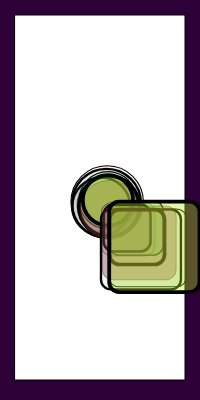
Frame 1 (no input)
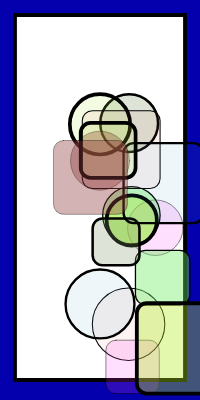
Frame 60 (no input)
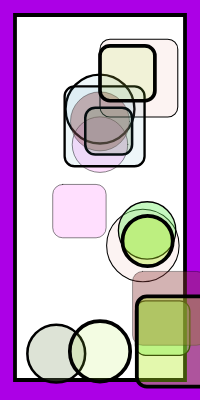
Frame 120 (the mouse pressed at the canvas centre since frame 60)

The p5.js sketch that drew these frames (run headless with seeded random() and noise() and a simulated clock; from frame 60 on, the mouse is pressed at the canvas centre):

// p5.js sketch
// ── sketch.js
let backr = 255
let backg = 255
let backb= 255
let count = 8;
let loX = new Array(count);
let loY = new Array(count);
let speedX = new Array(count);
let speedY = new Array(count);
let sizeW = new Array(count);
let sizeH = new Array(count);
let colors1 = new Array(count);
let colors2 = new Array(count);
let colors3 = new Array(count);

let opacity = new Array(count);
let stroke = new Array(count);
let newspeedX = new Array(count);
let newspeedY = new Array(count);
let newcolors = new Array(count);
let newloX = new Array(count);
let newloY = new Array(count);
let newsizeW = new Array(count);
let newsizeH = new Array(count);
function setup() {
  createCanvas(200, 400);
  frameRate(30)
  for (let i=0; i < loX.length; i++) {
    loX[i] = width/2;
    loY[i] = height/2;
    speedX[i] = random(0, 10);
    speedY[i] = random(0, 10);
    sizeW[i] = random(50, 80);
    sizeH[i] = random(50, 80);
    colors1[i] = int(random(0, 255));
    colors2[i] = int(random(0, 255));
    colors3[i] = int(random(0, 255));
    opacity[i] = random(0,100);
    stroke[i] = random(0,4);
    ///////////
  for (let y=0; y < newloX.length; y++) {
    newspeedX[y] = random(0, 10);
    newspeedY[y] = random(0, 10);
    newcolors[y] = int(random(0, 255));
    newloX[y] = width/2
    newloY[y] = height/2
    newsizeW[y] = random(10,100);
    newsizeH[y] = random(10, 100);

  }
 }
}
function draw() {
background(random(backr), 0 , random(backb));
fill(255);

rect(15, 15, 170, 365);

for (let i = 0; i < loX.length; i++) {

  loX[i] += speedX[i];
  loY[i] += speedY[i];

  fill(colors1[i],colors2[i],colors3[i],opacity[i]);
  strokeWeight(stroke[i]);
  ellipse(loX[i], loY[i], sizeW[i], sizeW[i], stroke[i]);




  if (loX[i] < 20+sizeW[i]/2 || loX[i] > (width-30)-sizeW[i]/3 ) {
    speedX[i] = -speedX[i];
  }
  if (loY[i] < 20+sizeW[i]/2 || loY[i] > (height-30)-sizeW[i]/3) {
    speedY[i] = -speedY[i];
  }
}


for (let y = 0; y < newloX.length; y++) {

  newloX[y] += newspeedX[y];
  newloY[y] += newspeedY[y];

  fill(colors1[y],colors2[y],colors3[y],opacity[y]);
  strokeWeight(stroke[y]);
  rect(newloX[y], newloY[y], newsizeW[y], newsizeW[y],10);




  if (newloX[y] < 8+sizeW[y]/2 || newloX[y] > (width-25)-sizeW[y]/2 ) {
    newspeedX[y] = -newspeedX[y];
  }
  if (newloY[y] < 0+sizeW[y]/2 || newloY[y] > (height-25)-sizeW[y]/2) {
    newspeedY[y] = -newspeedY[y];
  }
}





}
